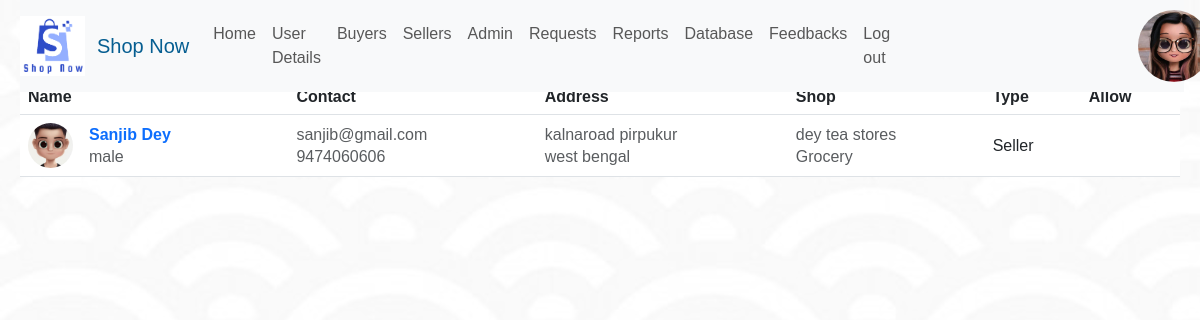
The page /SellerRequests.php (signed in) on the database its author committed.
### tables this page shows
CREATE TABLE `sellerdetails` (
  `Serial_no` int(255) NOT NULL,
  `Name` varchar(255) DEFAULT NULL,
  `Gender` varchar(10) NOT NULL,
  `Email` varchar(255) DEFAULT NULL,
  `Username` varchar(256) DEFAULT NULL,
  `Password` varchar(256) DEFAULT NULL,
  `Phone` varchar(255) DEFAULT NULL,
  `Shop_name` varchar(256) DEFAULT NULL,
  `Shop_Type` varchar(255) NOT NULL,
  `Address` varchar(256) DEFAULT NULL,
  `State` varchar(256) DEFAULT NULL,
  `Photo_Id` varchar(256) NOT NULL,
  `Allow` varchar(255) DEFAULT NULL,
  `Identity` varchar(255) NOT NULL,
  `Question` varchar(255) NOT NULL,
  `Answer` varchar(255) NOT NULL
);

### SellerRequests.php (the view, shortened to what this page needs)
<?php
include_once('database.php');
?>
<html>
    <head>
    <link rel="stylesheet" href="#">
    <link rel="stylesheet" href="style.css">
<link rel="stylesheet" href="https://cdnjs.cloudflare.com/ajax/libs/font-awesome/4.7.0/css/font-awesome.min.css">
    <link href="https://cdn.jsdelivr.net/npm/bootstrap@5.3.0-alpha1/dist/css/bootstrap.min.css" rel="stylesheet">
    </head>
    <body style="background-color:hsl(0,0%,95%); margin:0 20px; font-family: 'Gill Sans', 'Gill Sans MT', Calibri, 'Trebuchet MS', sans-serif; " onload="myFunction()">
<?php
$email=$_SESSION['admin'];
$sql="SELECT * FROM admindetails WHERE Email='$email'";
$result=mysqli_query($conn,$sql);
if(mysqli_num_rows($result)>0){
    while($row=mysqli_fetch_assoc($result)){
        $bgn=$row['Gender'];
        $bpid=$row['Photo_id'];
        if(!empty($bpid)){
            $photo="adminUpload/".$bpid;
        }
        else{
            $bgn=strtolower($bgn);
            $photo="uploads/".$bgn.".jpg";
        }
      }
}
else{
    echo "<div  class='alert alert-danger' role='alert'>Something went wrong. Please try again later!!
  </div>";
}
?>
    <nav class="navbar navbar-expand-lg navbar-light bg-light  pr-4 container-fluid" style="z-index:99;position:fixed; width:97%" >
    <img src="uploads/logo.jpg" height="60rem" width="65rem" class="logo mt-2 mb-2 ml-2">
  <a class="navbar-brand" href="index.php" style="color:rgb(6, 94, 145) ;padding-left: 1vw; "> Shop Now</a>
  <div class="collapse navbar-collapse" id="navbarSupportedContent">
    <ul class="navbar-nav mr-4">
      <li class="nav-item active">
        <a class="nav-link " href="AdminHomepage.php">Home</a>
      </li>
      <li class="nav-item">
        <a class="nav-link " href="AdminUserDetails.php">User Details</a>
      </li>
      <li class="nav-item">
        <a class="nav-link "  href="AdminBuyerPage.php" >Buyers</a>
      </li>
      <li class="nav-item">
        <a class="nav-link "  href="AdminSellerPage.php"  >Sellers</a>
      </li>
      <li class="nav-item">
        <a class="nav-link "  href="AdminPage.php"  >Admin</a>
      </li>
      <li>
      <a class="nav-link" href="SellerRequests.php" >Requests</a>
      </li>
      <li>
      <a class="nav-link" href="reports.php" >Reports</a>
      </li>
      <li>
      <a class="nav-link" href="Adminddatabase.php" >Database</a>
      </li>
      <li>
      <a class="nav-link" href="AdminFeedback.php" >Feedbacks</a>
      </li>
      <li class="nav-item">
        <a class="nav-link " href="logout.php">Log out</a>
      </li>
    </ul>
<div class="float-right icon">
  <a href="AdminUserDetails.php" style="display:flex;"><img src="<?php echo $photo ?>" style="height:9vh; width:9vh; object-fit: cover;  border-radius: 50px; margin-left:15rem; cursor:pointer"></a></div>
</nav>
<table class="table align-middle mb-0 bg-white" style=" position:relative;top:5rem;">
  <thead class="bg-light mt-4">
    <tr>
      <th>Name</th>
      <th>Contact</th>
      <th>Address</th>
      <th>Shop</th>
      <th>Type</th>
      <th>Allow</th>
    </tr>
  </thead>
  <tbody>
<?php
$sql="SELECT * FROM sellerdetails WHERE Allow=''";
$result=mysqli_query($conn,$sql);
if(mysqli_num_rows($result)>0){
    while($row=mysqli_fetch_assoc($result)){
        $Serial_no=$row['Serial_no'];
        $Name=$row['Name'];
        $Gender=$row['Gender'];
        $Email=$row['Email'];
        $Phone=$row['Phone'];
        $Shop_name=$row['Shop_name'];
        $Shop_Type=$row['Shop_Type'];
        $Address=$row['Address'];
        $State=$row['State'];
        $Photo_Id=$row['Photo_Id'];
        if(!empty($Photo_Id)){
            $photo="uploads/".$Photo_Id;
        }
        else{
            $photo="uploads/".$Gender.".jpg";
        }
?>
<tr >
      <td>
        <div class="d-flex align-items-center">
          <img
              src="<?php echo $photo ?>"
              alt=""
              style="width: 45px; height: 45px; object-fit: cover;"
              class="rounded-circle"
              />
          <div class="ms-3">
          <a  href="SellerView.php?id=<?php echo $Serial_no?>" style="text-decoration:none;"><p class="fw-bold link2 mb-1"><?php echo $Name?></p></a>
      <p class="text-muted mb-0"><?php echo $Gender?></p>
          </div>
        </div>
      </td>
      <td>
      <p class="text-muted mb-1"><?php echo $Email?></p>
        <p class="text-muted mb-0"><?php echo $Phone?></p>
      </td>
      <td>
      <p class="text-muted mb-1"><?php echo $Address?></p>
     <p class="text-muted mb-0"><?php echo $State?></p>
      </td>
      <td>
      <p class="text-muted mb-1"><?php echo $Shop_name?></p>
     <p class="text-muted mb-0"><?php echo $Shop_Type?></p>
      </td>
      <td>Seller</td>
      <td>
      </td>
    </tr>
    <?php
     }
 }
    ?>
  </tbody>
</table>
    </body></html>

### style.css (style rules this page uses)
* { margin: 0; padding: 0; }

### SellerRequests.php (style rules this page uses)
* { padding:0; margin:0; text-decoration: none; }
body { background-color:rgba(88, 88, 88, 0.856); background-size: cover; background-image:url("uploads/b1.jpg"); background-blend-mode: lighten; }

### rows shown on the page
sellerdetails: Gender (picture), Name "Sanjib Dey", Gender "male", Email "sanjib@gmail.com", Phone "9474060606", Address "kalnaroad pirpukur", State "west bengal", Shop_name "dey tea stores", Shop_Type "Grocery"
